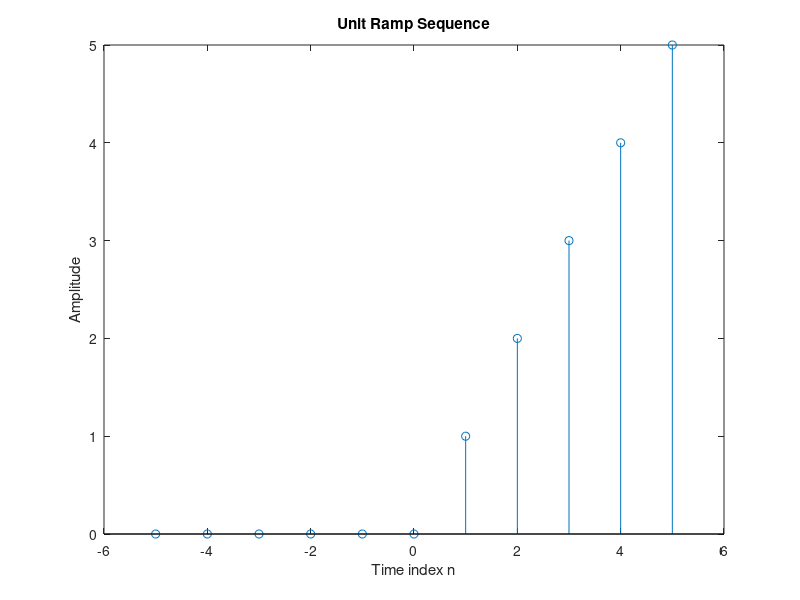

Write MATLAB code to recreate this figure.
clear;clc;
% UNIT RAMP
n=-5:5;
%Generate the unit ramp sequence
S=n.*[zeros(1,5) 1 ones(1,5)];
%Plot the unit ramp sequence
stem(n,S);
title ('Unit Ramp Sequence');
xlabel('Time index n');
ylabel('Amplitude');